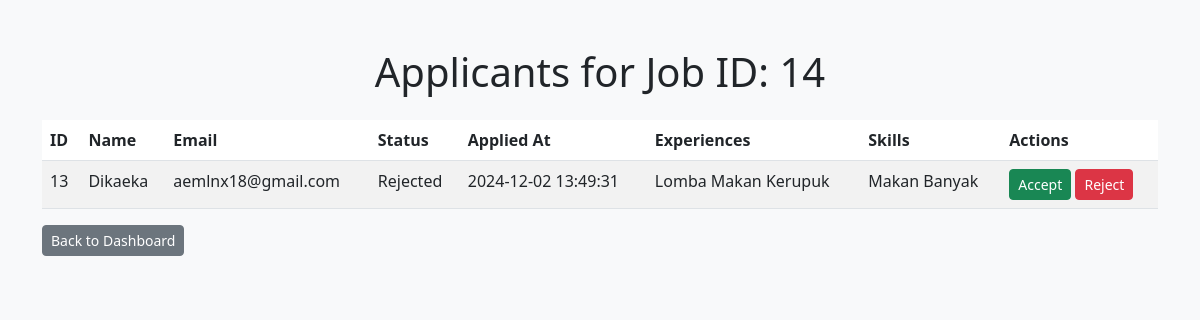
/pages/employer/view_applicants.php?job_id=14 (signed in), run on the app's committed database.
### tables this page shows
CREATE TABLE `tb_applications` (
  `id` int(11) NOT NULL,
  `user_id` int(11) NOT NULL,
  `job_id` int(11) NOT NULL,
  `status` enum('Pending','Accepted','Rejected') DEFAULT 'Pending',
  `applied_at` timestamp NOT NULL DEFAULT current_timestamp()
);

CREATE TABLE `tb_profiles` (
  `id` int(11) NOT NULL,
  `user_id` int(11) NOT NULL,
  `full_name` varchar(100) DEFAULT NULL,
  `email` varchar(100) DEFAULT NULL,
  `phone_number` varchar(15) DEFAULT NULL,
  `address` text DEFAULT NULL,
  `experience` text DEFAULT NULL,
  `skills` text DEFAULT NULL,
  `created_at` timestamp NOT NULL DEFAULT current_timestamp(),
  `updated_at` timestamp NOT NULL DEFAULT current_timestamp() ON UPDATE current_timestamp()
);

### pages/employer/view_applicants.php (the view, shortened to what this page needs)
<?php
require '../../db.php';
$job_id = $_GET['job_id'] ?? 0;
$stmt = $conn->prepare("
    SELECT a.id AS applicant_id, p.full_name AS applicant_name, p.email AS applicant_email, p.experience AS experience, p.skills AS skills, a.status, a.applied_at
    FROM tb_applications a
    JOIN tb_profiles p ON a.user_id = p.user_id
    WHERE a.job_id = ?
");
$stmt->bind_param("i", $job_id);
$stmt->execute();
$result = $stmt->get_result();
?>
<!DOCTYPE html>
<html lang="en">
<head>
    <link href="https://cdn.jsdelivr.net/npm/bootstrap@5.3.0/dist/css/bootstrap.min.css" rel="stylesheet">
</head>
<body class="bg-light">
    <div class="container mt-5">
        <h1 class="text-center mb-4">Applicants for Job ID: <?= $job_id ?></h1>
        <table class="table table-striped">
            <thead>
                <tr>
                    <th>ID</th>
                    <th>Name</th>
                    <th>Email</th>
                    <th>Status</th>
                    <th>Applied At</th>
                    <th>Experiences</th>
                    <th>Skills</th>
                    <th>Actions</th>
                </tr>
            </thead>
            <tbody>
                <?php while ($applicant = $result->fetch_assoc()): ?>
                    <tr>
                        <td><?= $applicant['applicant_id'] ?></td>
                        <td><?= htmlspecialchars($applicant['applicant_name']) ?></td>
                        <td><?= htmlspecialchars($applicant['applicant_email']) ?></td>
                        <td><?= htmlspecialchars($applicant['status']) ?></td>
                        <td><?= $applicant['applied_at'] ?></td>
                        <td><?= htmlspecialchars($applicant['experience']) ?></td>
                        <td><?= htmlspecialchars($applicant['skills']) ?></td>
                        <td>
                            <a href="update_status.php?id=<?= $applicant['applicant_id'] ?>&status=Accepted" class="btn btn-success btn-sm">Accept</a>
                            <a href="update_status.php?id=<?= $applicant['applicant_id'] ?>&status=Rejected" class="btn btn-danger btn-sm">Reject</a>
                        </td>
                    </tr>
                <?php endwhile; ?>
            </tbody>
        </table>
        <a href="dashboard.php" class="mb-3 btn btn-secondary btn-sm">Back to Dashboard</a>
    </div>
</body>
</html>

### data on the page
tb_applications: id "13", tb_profiles.full_name "Dikaeka", tb_profiles.email "aemlnx18@gmail.com", status "Rejected", applied_at "2024-12-02 13:49:31", tb_profiles.experience "Lomba Makan Kerupuk", tb_profiles.skills "Makan Banyak"

### other printed values
$job_id "14"
